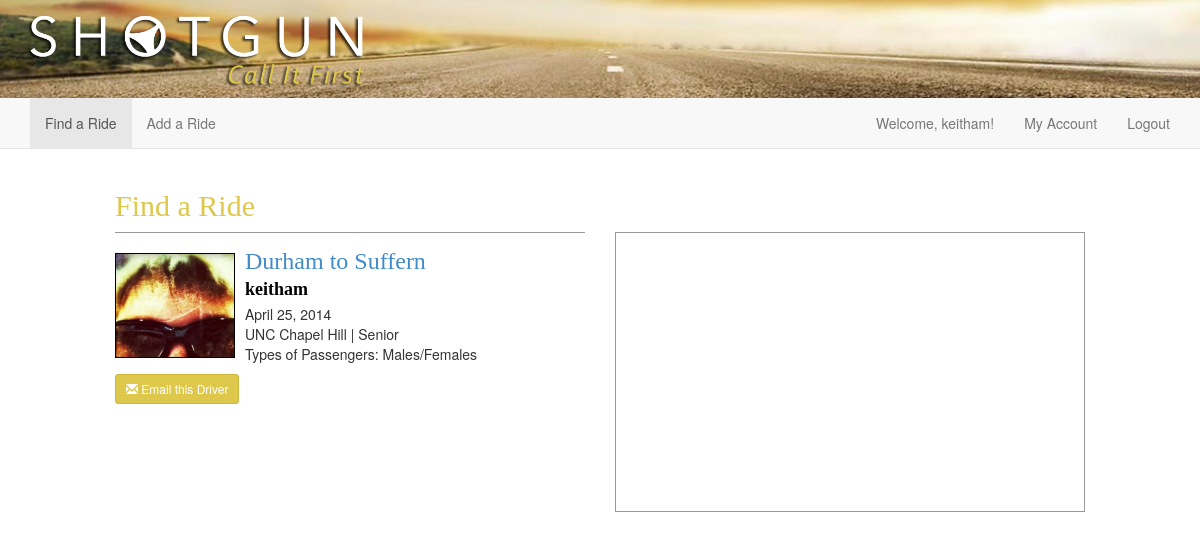
The page /rides/show/1 (signed in) on the database its author committed.
### drive/models.py (models this page shows, shortened)
class Ride(models.Model):
    driver = models.ForeignKey(User)
    fromLocation = models.ForeignKey('Location', related_name='ride_from_set')
    toLocation = models.ForeignKey('Location', related_name='ride_to_set')
    leavingOn = models.DateField()
    gasMoney = models.DecimalField(max_digits=6, decimal_places=2)
    luggageRoom = models.IntegerField()

class ShotgunProfile(models.Model):
    YEARS = (
        ('Freshman', 'Freshman'),
        ('Sophomore', 'Sophomore'),
        ('Junior', 'Junior'),
        ('Senior', 'Senior'),
        ('Professor', 'Professor'),
    )
    SCHOOLS = (
        ('UNC Chapel Hill', 'UNC Chapel Hill'),
    )
    PASSENGERS = (
        ('Males', 'Males'),
        ('Females', 'Females'),
        ('Males/Females', 'Males/Females'),
    )
    user = models.OneToOneField(User, related_name='shotgunprofile')
    avatar = models.ImageField(upload_to='images/avatars/', default='', blank=True)
    school = models.CharField(max_length=50, choices=SCHOOLS, default='UNC Chapel Hill')
    year = models.CharField(max_length=10, choices=YEARS, default='Freshman')
    passengers = models.CharField(max_length=15, choices=PASSENGERS, default='Males/Females')

class Location(models.Model):
    lat = models.DecimalField(max_digits=10, decimal_places=6)
    lng = models.DecimalField(max_digits=10, decimal_places=6)
    formattedAddress = models.CharField(max_length=255)
    city = models.CharField(max_length=255)

### drive/views.py (the view)
# urls.py: url(r'^rides/show/(?P<pk>\d+)$', views.rides_show, name='rides_show'),
def rides_show(request, pk):
    ride = get_object_or_404(Ride, id=pk)
    return render(request, "rides/show.html", {'ride': ride})

### shotgun/resources/templates/rides/show.html (shortened to what this page needs)
{% extends 'layout_header.html' %}
{% block content %}
    <section id="section-ride-index">
        <div class="row">
            <div class="col-xs-12 col-sm-10 col-sm-offset-1">
                <div class="row">
                    <div class="col-xs-12">
                        <h2>Find a Ride</h2>
                    </div>
                </div>
                <div class="row">
                    <div class="col-md-6">
                        {% include 'rides/ride.html' with ride=ride %}
                        {% if user.is_authenticated %}
                            <div class="row">
                                <div class="col-xs-12">
                                    <a href="mailto:{{ride.driver.user.email}}" class="btn btn-sm btn-primary"><span class="glyphicon glyphicon-envelope"></span> Email this Driver</a>
                                </div>
                            </div>
                        {% else %}
                            <div class="row">
                                <div class="col-xs-12">
                                    <a href="{% url 'home' %}" class="btn btn-sm btn-primary"><span class="glyphicon glyphicon-envelope"></span> Log In to Email this Driver</a>
                                </div>
                            </div>
                        {% endif %}
                    </div>
                    <div class="col-md-6">
                        <div id="map_canvas" class="col-xs-12"></div>
                    </div>
                </div>
            </div>
        </div>
    </section>
{% endblock %}

### shotgun/resources/templates/navbar.html (shortened to what this page needs)
<nav class="navbar navbar-default navbar-static-top" role="navigation">
    <div class="container">
        <div class="collapse navbar-collapse" id="bs-example-navbar-collapse-1">
            <ul class="nav navbar-nav">
                <li{% if active == 'find' %} class="active"{% endif %}><a href="{% url 'drive.views.rides_search' %}">Find a Ride</a></li>
                <li{% if active == 'add' %} class="active"{% endif %}><a href="{% url 'drive.views.rides_new' %}">Add a Ride</a></li>
            </ul>
            {% if user.is_authenticated %}
                <ul class="nav navbar-nav navbar-right">
                    <p class="navbar-text hidden-xs">Welcome, {{user.username}}!</p>
                    <li><a href="{% url 'drive.views.profile_edit' %}">My Account</a></li>
                    <li><a href="{% url 'drive.views.drive_logout' %}">Logout</a></li>
                </ul>
            {% else %}
                <ul class="nav navbar-nav navbar-right">
                    <li><a href="{% url 'drive.views.drive_logout' %}">Log In</a></li>
                </ul>
            {% endif %}
        </div>
    </div>
</nav>

### shotgun/resources/templates/rides/ride.html
<div class="ride">
   {% if user.shotgunprofile.avatar.url != "/uploads/False" %}<div class="img"><img src="{{ ride.driver.shotgunprofile.avatar.url }}" alt="Driver Image"></div>{% endif %}
    <h3><a href="{% url 'rides_show' pk=ride.id %}">{{ride.fromLocation.city}} to {{ride.toLocation.city}}</a></h3>
    <h4>{{ride.driver.username}}</h4>
    <p>
        {{ride.leavingOn}}<br>
        {{ride.driver.shotgunprofile.school}} |
        {{ride.driver.shotgunprofile.year}}<br>
        Types of Passengers: {{ride.driver.shotgunprofile.passengers}}<br>
    </p>
</div>

### shotgun/resources/public/css/shotgun.css (style rules this page uses)
html, body { height: 100%; }
h2, h3, h4 { font-family: Avenir; color: #ddc84b; }
#map_canvas { border: 1px solid #999999; min-height: 280px; margin-bottom: 20px; }
.ride { border-top: 1px solid #999999; padding-top: 20px; }
.ride>h4 { color: black; font-weight: bold; margin-top: -5px; }
.ride>h3 { margin-top: -5px; }
.ride>p { margin-top: -5px; overflow: auto; }
div.img img { height: 105px; width: 120px; border: 1px solid black; float: left; margin-right: 10px; }
.btn-primary { background-color: #ddc84b; border-color: #ccb73a; }

### rows shown on the page
Ride: driver.shotgunprofile.avatar (picture), fromLocation.city "Durham", toLocation.city "Suffern", driver.username "keitham", leavingOn "April 25, 2014", driver.shotgunprofile.school "UNC Chapel Hill", driver.shotgunprofile.year "Senior", driver.shotgunprofile.passengers "Males/Females"

### other values the page prints
{{ user.username }} "keitham"
